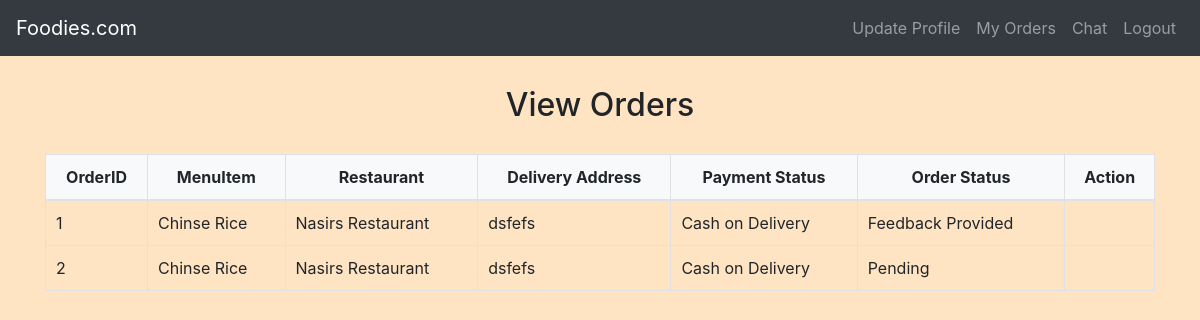
The app's page /user/view_orders.php (signed in) with its own data.
### tables this page shows
CREATE TABLE `orders` (
  `OrderID` int(11) NOT NULL,
  `UserID` int(11) NOT NULL,
  `MenuItemID` int(11) NOT NULL,
  `RestaurantID` int(11) NOT NULL,
  `DeliveryAddress` varchar(255) NOT NULL,
  `PaymentStatus` varchar(50) NOT NULL,
  `OrderStatus` varchar(50) NOT NULL,
  `OrderDate` timestamp NOT NULL DEFAULT current_timestamp()
);

CREATE TABLE `menuitems` (
  `MenuItemID` int(11) NOT NULL,
  `RestaurantID` int(11) DEFAULT NULL,
  `ItemName` varchar(255) NOT NULL,
  `Description` text NOT NULL,
  `Price` decimal(10,2) NOT NULL,
  `CategoryID` int(11) DEFAULT NULL,
  `ImageURL` varchar(255) DEFAULT NULL,
  `SpecialDiscount` varchar(255) DEFAULT NULL
);

CREATE TABLE `restaurants` (
  `RestaurantID` int(11) NOT NULL,
  `OwnerID` int(11) DEFAULT NULL,
  `RestaurantName` varchar(255) NOT NULL,
  `Location` varchar(255) NOT NULL,
  `RestaurantImage` varchar(255) DEFAULT NULL
);

### user/view_orders.php (the view, shortened to what this page needs)
<?php
include('config.php');
$fetchOrdersSql = "SELECT o.OrderID, o.MenuItemID, o.RestaurantID, o.DeliveryAddress, o.PaymentStatus, o.OrderStatus, m.ItemName AS MenuItemName, r.RestaurantName
                   FROM Orders o
                   JOIN MenuItems m ON o.MenuItemID = m.MenuItemID
                   JOIN Restaurants r ON o.RestaurantID = r.RestaurantID
                   WHERE o.UserID = ?";
$fetchOrdersStmt = mysqli_prepare($conn, $fetchOrdersSql);
mysqli_stmt_bind_param($fetchOrdersStmt, "i", $_SESSION["id"]);
mysqli_stmt_execute($fetchOrdersStmt);
$ordersResult = mysqli_stmt_get_result($fetchOrdersStmt);
?>
<!DOCTYPE html>
<html lang="en">
<head>
    <link rel="stylesheet" href="https://stackpath.bootstrapcdn.com/bootstrap/4.5.2/css/bootstrap.min.css">
    <link rel="stylesheet" href="../css/style.css">
</head>
<body>
    <?php include('user_navbar.php'); ?>
    <div class="container">
        <h2>View Orders</h2>
        <table class="table">
            <thead>
                <tr>
                    <th>OrderID</th>
                    <th>MenuItem</th>
                    <th>Restaurant</th>
                    <th>Delivery Address</th>
                    <th>Payment Status</th>
                    <th>Order Status</th>
                    <th>Action</th>
                </tr>
            </thead>
            <tbody>
                <?php while ($order = mysqli_fetch_assoc($ordersResult)) : ?>
                    <tr>
                        <td><?php echo $order['OrderID']; ?></td>
                        <td><?php echo $order['MenuItemName']; ?></td>
                        <td><?php echo $order['RestaurantName']; ?></td>
                        <td><?php echo $order['DeliveryAddress']; ?></td>
                        <td><?php echo $order['PaymentStatus']; ?></td>
                        <td><?php echo $order['OrderStatus']; ?></td>
                        <td>
                        </td>
                    </tr>
                <?php endwhile; ?>
            </tbody>
        </table>
    </div>
</body>
</html>

### css/style.css (style rules this page uses)
body { background-color: bisque; }
h1, h2, h3, h4 { text-align: center; margin-top: 30px; margin-bottom: 30px; }
.table { width: 100%; border-collapse: collapse; margin-top: 20px; }
.table th, .table td { padding: 10px; border: 1px solid #dee2e6; }
.table thead th { background-color: #f8f9fa; font-weight: bold; text-align: center; }
.table tbody td { vertical-align: middle; }

### records on screen
orders: OrderID "1", MenuItemID.ItemName "Chinse Rice", RestaurantID.RestaurantName "Nasirs Restaurant", DeliveryAddress "dsfefs", PaymentStatus "Cash on Delivery", OrderStatus "Feedback Provided"
orders: OrderID "2", MenuItemID.ItemName "Chinse Rice", RestaurantID.RestaurantName "Nasirs Restaurant", DeliveryAddress "dsfefs", PaymentStatus "Cash on Delivery", OrderStatus "Pending"
